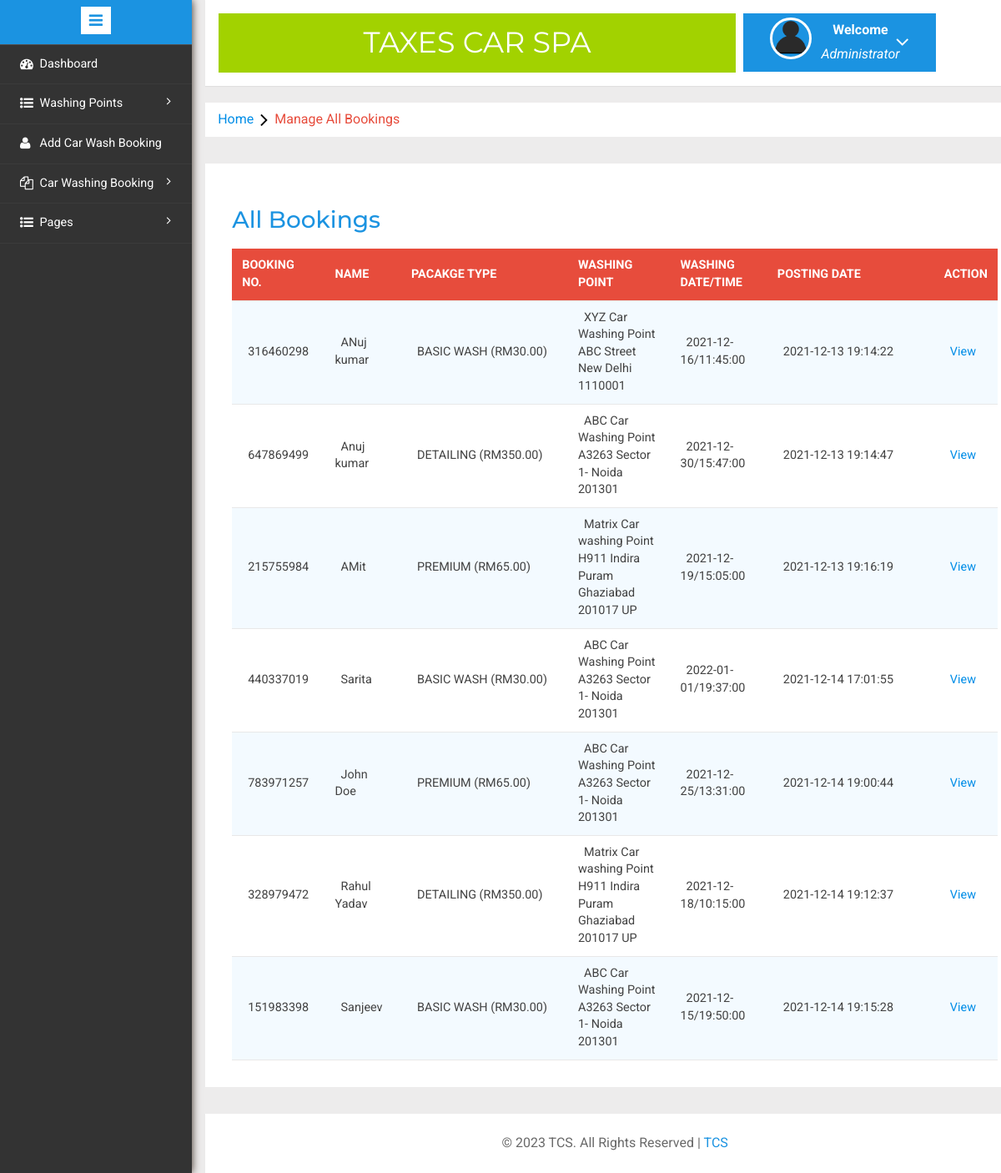
The app's page /admin/all-bookings.php (signed in) with its own data.
### tables this page shows
CREATE TABLE `tblcarwashbooking` (
  `id` int(11) NOT NULL,
  `bookingId` bigint(10) DEFAULT NULL,
  `packageType` varchar(120) DEFAULT NULL,
  `carWashPoint` int(11) DEFAULT NULL,
  `fullName` varchar(150) DEFAULT NULL,
  `mobileNumber` bigint(12) DEFAULT NULL,
  `washDate` date DEFAULT NULL,
  `washTime` time DEFAULT NULL,
  `message` mediumtext DEFAULT NULL,
  `status` varchar(120) DEFAULT NULL,
  `adminRemark` mediumtext DEFAULT NULL,
  `paymentMode` varchar(120) DEFAULT NULL,
  `txnNumber` varchar(120) DEFAULT NULL,
  `postingDate` timestamp NULL DEFAULT current_timestamp(),
  `lastUpdationDate` timestamp NULL DEFAULT NULL ON UPDATE current_timestamp()
);

CREATE TABLE `tblwashingpoints` (
  `id` int(11) NOT NULL,
  `washingPointName` varchar(255) DEFAULT NULL,
  `washingPointAddress` varchar(255) DEFAULT NULL,
  `contactNumber` bigint(20) DEFAULT NULL,
  `creationDate` timestamp NOT NULL DEFAULT current_timestamp()
);

### admin/all-bookings.php (the view, shortened to what this page needs)
<?php
include('includes/config.php');
if(strlen($_SESSION['alogin'])==0)
	{
header('location:index.php');
}
else{
	?>
<!DOCTYPE HTML>
<html>
<head>
<link href="css/bootstrap.min.css" rel='stylesheet' type='text/css' />
<link href="css/style.css" rel='stylesheet' type='text/css' />
<link rel="stylesheet" href="css/morris.css" type="text/css"/>
<link href="css/font-awesome.css" rel="stylesheet">
<link rel="stylesheet" type="text/css" href="css/table-style.css" />
<link rel="stylesheet" type="text/css" href="css/basictable.css" />
<link rel="stylesheet" href="css/icon-font.min.css" type='text/css' />
</head>
<body>
   <div class="page-container">
<div class="left-content">
	   <div class="mother-grid-inner">
				<?php include('includes/header.php');?>
				</div>
<ol class="breadcrumb">
                <li class="breadcrumb-item"><a href="dashboard.php">Home</a><i class="fa fa-angle-right"></i>Manage All Bookings</li>
            </ol>
<div class="agile-grids">
				<div class="agile-tables">
					<div class="w3l-table-info">
					  <h2>All Bookings</h2>
					    <table id="table">
						<thead>
						  <tr>
						  <th>Booking No.</th>
							<th>Name</th>
							<th width="200">Pacakge Type</th>
							<th>Washing Point </th>
							<th>Washing Date/Time </th>
							<th width="200">Posting date </th>
							<th>Action </th>
						  </tr>
						</thead>
						<tbody>
<?php $sql = "SELECT *,tblcarwashbooking.id as bid from tblcarwashbooking
join tblwashingpoints on tblwashingpoints.id=tblcarwashbooking.carWashPoint";
$query = $dbh -> prepare($sql);
$query->execute();
$results=$query->fetchAll(PDO::FETCH_OBJ);
if($query->rowCount() > 0)
{
foreach($results as $result)
{				?>
						  <tr>
							<td><?php echo htmlentities($result->bookingId);?></td>
							<td><?php echo htmlentities($result->fullName);?></td>
								<td width="50">
								<?php $ptype=$result->packageType;
if($ptype==1): echo "BASIC WASH (RM30.00)";endif;
if($ptype==2): echo "PREMIUM (RM65.00)";endif;
if($ptype==3): echo "DETAILING (RM350.00)";endif;
							?></td>
							<td><?php echo htmlentities($result->washingPointName	);?><br />
								<?php echo htmlentities($result->washingPointAddress);?></td>
							<td><?php echo htmlentities($result->washDate."/".$result->washTime);?></td>
								<td><?php echo htmlentities($result->postingDate);?></td>
<td><a href="booking-details.php?bid=<?php echo htmlentities($result->bid);?>&&bookingid=<?php echo htmlentities($result->bookingId);?>">View</a>
</td>
<?php } ?>
</tr>
						 <?php } else { ?>
						 	<tr>
						 		<td colspan="6" style="color:red;">No Record found</td>
						 	</tr>
						 <?php } ?>
						</tbody>
					  </table>
					</div>
			</div>
<?php include('includes/footer.php');?>
</div>
</div>
						<?php include('includes/sidebarmenu.php');?>
							</div>
</body>
</html>
<?php } ?>

### admin/includes/header.php (shortened to what this page needs)
<div class="header-main">
					<div class="logo-w3-agile">
								<h1><a href="dashboard.php">Taxes Car Spa</a></h1>
							</div>
						<div class="profile_details w3l">
								<ul>
									<li class="dropdown profile_details_drop">
										<a href="#" class="dropdown-toggle" data-toggle="dropdown" aria-expanded="false">
											<div class="profile_img">
												<span class="prfil-img"><img src="images/User-icon.png" alt=""> </span>
												<div class="user-name">
													<p>Welcome</p>
													<span>Administrator</span>
												</div>
												<i class="fa fa-angle-down"></i>
												<div class="clearfix"></div>
											</div>
										</a>
									</li>
								</ul>
							</div>
				</div>

### admin/includes/footer.php
<div class="copyrights">
	 <p>© <?php echo date('Y');?> TCS. All Rights Reserved |  <a href="https://open.spotify.com/user/j9d4ofh1lcdlbbnmefk93xqe8">TCS</a> </p>
</div>

### admin/includes/sidebarmenu.php (shortened to what this page needs)
<div class="sidebar-menu">
					<header class="logo1">
						<a href="#" class="sidebar-icon"> <span class="fa fa-bars"></span> </a>
					</header>
                           <div class="menu">
									<ul id="menu" >
										<li><a href="dashboard.php"><i class="fa fa-tachometer"></i> <span>Dashboard</span><div class="clearfix"></div></a></li>
									 <li id="menu-academico" ><a href="#"><i class="fa fa-list-ul" aria-hidden="true"></i><span>Washing Points</span> <span class="fa fa-angle-right" style="float: right"></span><div class="clearfix"></div></a>
										</li>
	<li><a href="add-booking.php"><i class="fa fa-user" aria-hidden="true"></i>  <span>Add Car Wash Booking</span><div class="clearfix"></div></a></li>
		 <li id="menu-academico" ><a href="#"><i class="fa fa-files-o" aria-hidden="true"></i><span>Car Washing Booking</span> <span class="fa fa-angle-right" style="float: right"></span><div class="clearfix"></div></a>
										</li>
		 <li id="menu-academico" ><a href="#"><i class="fa fa-list-ul" aria-hidden="true"></i><span>Pages</span> <span class="fa fa-angle-right" style="float: right"></span><div class="clearfix"></div></a>
										</li>
								  </ul>
								</div>
							  </div>

### admin/css/table-style.css (style rules this page uses)
table { background: white; border-collapse: collapse; margin: 1.25em 0 0; width: 100%; }
table tr, table th, table td { border: none; border-bottom: 1px solid #e8e8e8; font-size: .95em; }
table th, table td { padding: 10px 12px; text-align: left; }
table th { background: #e74c3c; color: #fff; text-transform: uppercase; }
table tr td { background: #f3faff; color: #424242; }
table tr:nth-of-type(2n+2) td { background: #ffffff; }
table { width: 100%; }

### records on screen
tblcarwashbooking: bookingId "316460298", fullName "ANuj kumar", packageType "BASIC WASH (RM30.00)", tblwashingpoints.washingPointName "XYZ Car Washing Point", tblwashingpoints.washingPointAddress "ABC Street New Delhi 1110001", washDate+washTime "2021-12-16/11:45:00", postingDate "2021-12-13 19:14:22"
tblcarwashbooking: bookingId "647869499", fullName "Anuj kumar", packageType "DETAILING (RM350.00)", tblwashingpoints.washingPointName "ABC Car Washing Point", tblwashingpoints.washingPointAddress "A3263 Sector 1- Noida 201301", washDate+washTime "2021-12-30/15:47:00", postingDate "2021-12-13 19:14:47"
tblcarwashbooking: bookingId "215755984", fullName "AMit", packageType "PREMIUM (RM65.00)", tblwashingpoints.washingPointName "Matrix Car washing Point", tblwashingpoints.washingPointAddress "H911 Indira Puram Ghaziabad 201017 UP", washDate+washTime "2021-12-19/15:05:00", postingDate "2021-12-13 19:16:19"
tblcarwashbooking: bookingId "440337019", fullName "Sarita", packageType "BASIC WASH (RM30.00)", tblwashingpoints.washingPointName "ABC Car Washing Point", tblwashingpoints.washingPointAddress "A3263 Sector 1- Noida 201301", washDate+washTime "2022-01-01/19:37:00", postingDate "2021-12-14 17:01:55"
tblcarwashbooking: bookingId "783971257", fullName "John Doe", packageType "PREMIUM (RM65.00)", tblwashingpoints.washingPointName "ABC Car Washing Point", tblwashingpoints.washingPointAddress "A3263 Sector 1- Noida 201301", washDate+washTime "2021-12-25/13:31:00", postingDate "2021-12-14 19:00:44"
tblcarwashbooking: bookingId "328979472", fullName "Rahul Yadav", packageType "DETAILING (RM350.00)", tblwashingpoints.washingPointName "Matrix Car washing Point", tblwashingpoints.washingPointAddress "H911 Indira Puram Ghaziabad 201017 UP", washDate+washTime "2021-12-18/10:15:00", postingDate "2021-12-14 19:12:37"
tblcarwashbooking: bookingId "151983398", fullName "Sanjeev", packageType "BASIC WASH (RM30.00)", tblwashingpoints.washingPointName "ABC Car Washing Point", tblwashingpoints.washingPointAddress "A3263 Sector 1- Noida 201301", washDate+washTime "2021-12-15/19:50:00", postingDate "2021-12-14 19:15:28"
